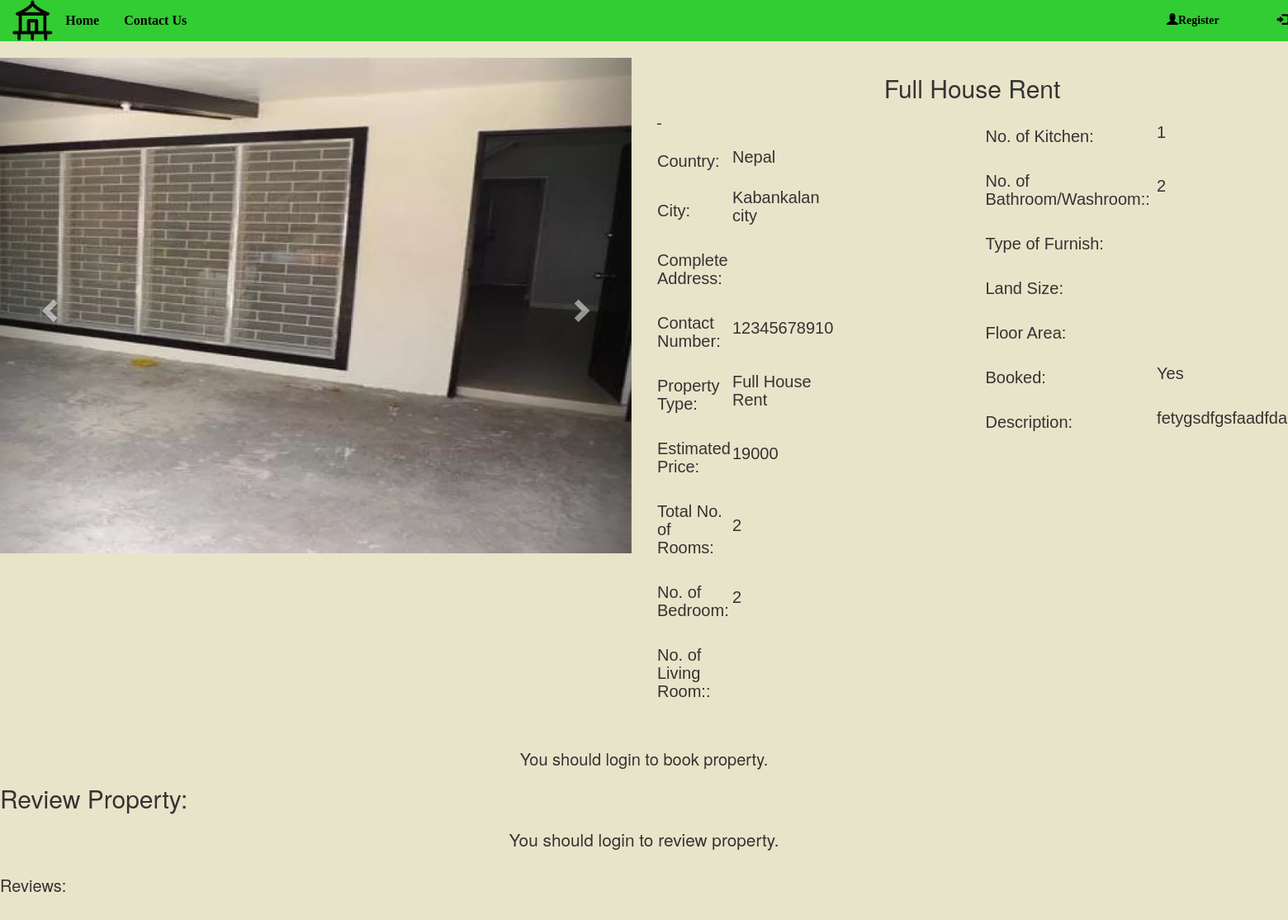
/view-property.php?property_id=126, run on the app's committed database.
### tables this page shows
CREATE TABLE `property_photo` (
  `property_photo_id` int(12) NOT NULL,
  `p_photo` varchar(500) NOT NULL,
  `property_id` int(11) NOT NULL
);

CREATE TABLE `add_property` (
  `property_id` int(10) NOT NULL,
  `country` varchar(50) NOT NULL,
  `province` varchar(50) NOT NULL,
  `zone` varchar(50) NOT NULL,
  `district` varchar(50) NOT NULL,
  `city` varchar(100) NOT NULL,
  `vdc_municipality` varchar(50) NOT NULL,
  `ward_no` int(10) NOT NULL,
  `tole` varchar(100) NOT NULL,
  `contact_no` bigint(10) NOT NULL,
  `property_type` varchar(50) NOT NULL,
  `estimated_price` bigint(10) NOT NULL,
  `total_rooms` int(10) NOT NULL,
  `bedroom` int(10) NOT NULL,
  `living_room` int(10) NOT NULL,
  `kitchen` int(10) NOT NULL,
  `bathroom` int(10) NOT NULL,
  `description` varchar(2000) NOT NULL,
  `latitude` decimal(9,6) NOT NULL,
  `longitude` decimal(9,6) NOT NULL,
  `owner_id` int(10) NOT NULL,
  `booked` varchar(30) NOT NULL
);

### view-property.php (the view, shortened to what this page needs)
<!DOCTYPE html>
<html>
<head>
</head>
<body style="background-color:#e8e4c9;">
<?php
include('navbar.php');
include('booking-engine.php');
?>
<?php
	$property_id=$_GET['property_id'];
    $sql="SELECT * from add_property where property_id='$property_id'";
	$query=mysqli_query($db,$sql);
	if(mysqli_num_rows($query)>0)
{
    while($rows=mysqli_fetch_assoc($query)){
    $sql2="SELECT * FROM property_photo where property_id='$property_id'";
    $query2=mysqli_query($db,$sql2);
    $rowcount=mysqli_num_rows($query2);
?>
<div class="containerviewproperty">
  <div class="row">
    <div class="col-sm-6">
<div id="myCarousel" class="carousel slide" data-ride="carousel">
  <div class="carousel-inner" role="listbox">
  <?php
  for($i=1;$i<=$rowcount;$i++)
  {
      $row=mysqli_fetch_array($query2);
      $photo=$row['p_photo'];
  ?>
  <?php
  if($i==1)
  {
  ?>
  <div class="item active">
      <img class="d-block img-fluid" src="owner/<?php echo $photo ?>" alt="First slide" width="100%" style="max-height: 600px; min-height: 600px;">
    </div>
  <?php
  }
  else
  {
    ?>
    <div class="item">
      <img class="d-block img-fluid" src="owner/<?php echo $photo ?>" alt="First slide" width="100%" style="max-height: 600px; min-height: 600px;">
    </div>
 <?php
   }
  }
  ?>
  </div>
  <a class="left carousel-control" href="#myCarousel" role="button" data-slide="prev">
    <span class="glyphicon glyphicon-chevron-left" aria-hidden="true"></span>
  </a>
  <a class="right carousel-control" href="#myCarousel" role="button" data-slide="next">
    <span class="glyphicon glyphicon-chevron-right" aria-hidden="true"></span>
  </a>
</div>
</div>
<div class="col-sm-6">
  <center><h2><?php echo $rows['property_type'] ?></h2></center>
  <div class="row">
    <div class="col-sm-6">
      <div class="row">
      <div class="col-sm-6">
          <table>
            <tr>
              <td><h3>Country:</h3></td>
              <td><h4><?php echo $rows['country']; ?></h4></td>
            </tr>
            <tr>
              <td><h3>City:</h3></td>
              <td><h4><?php echo $rows['city']; ?></h4></td>
            </tr>
            <tr>
              <td><h3>Complete Address:</h3></td>
              <td><h4><?php echo $rows['address']; ?></h4></td>
            </tr>
            <tr>
              <td><h3>Contact Number:</h3></td>
              <td><h4><?php echo $rows['contact_no']; ?></h4></td>
            </tr>
            <tr>
              <td><h3>Property Type:</h3></td>
              <td><h4><?php echo $rows['property_type']; ?></h4></td>
            </tr>
            <tr>
              <td><h3>Estimated Price:</h3></td>
              <td><h4><?php echo $rows['estimated_price']; ?></h4></td>
            </tr>
            <tr>
              <td><h3>Total No. of Rooms:</h3></td>
              <td><h4><?php echo $rows['total_rooms']; ?></h4></td>
            </tr>
            <tr>
              <td><h3>No. of Bedroom:</h3></td>
              <td><h4><?php echo $rows['bedroom']; ?></h4></td>
            </tr>
            <tr>
              <td><h3>No. of Living Room::</h3></td>
              <td><h4><?php echo $rows['living_rooms']; ?></h4></td>
            </tr>-
          </table>
        </div>
      </div>
    </div>
    <div class="col-sm-6">
      <table>
            <tr>
              <td><h3>No. of Kitchen:</h3></td>
              <td><h4><?php echo $rows['kitchen']; ?></h4></td>
            </tr>
            <tr>
              <td><h3>No. of Bathroom/Washroom::</h3></td>
              <td><h4><?php echo $rows['bathroom']; ?></h4></td>
            </tr>
            <tr>
              <td><h3>Type of Furnish:</h3></td>
              <td><h4><?php echo $rows['furnish']; ?></h4></td>
            </tr>
            <tr>
              <td><h3>Land Size:</h3></td>
              <td><h4><?php echo $rows['landsize']; ?></h4></td>
            </tr>
            <tr>
              <td><h3>Floor Area:</h3></td>
              <td><h4><?php echo $rows['floorarea']; ?></h4></td>
            </tr>
            <tr>
              <td><h3>Booked:</h3></td>
              <td><h4><?php echo $rows['booked']; ?></h4></td>
            </tr>
            <tr>
              <td><h3>Description:</h3></td>
              <td><h4><?php echo $rows['description']; ?></h4></td>
            </tr>
          </table>
    </div>
  </div>
</div>
</div>
<br>
<?php
if(isset($_SESSION["email"]) && !empty($_SESSION['email'])){
?>
<form method="POST">
<div class="row">
  <div class="col-sm-6">
    <?php
    $booked=$rows['booked'];
    if ($booked=='No'){ ?>
      <input type="hidden" name="property_id" value="<?php echo $rows['property_id']; ?>">
    <input type="submit" class="btn btn-lg btn-primary" name="book_property" style="width: 100%" value="Book Property">
  <?php } else if ($booked=='Yes') { ?>
    <input type="submit" class="btn btn-lg btn-primary" style="width: 100%" value="Property Booked" disabled>
  <?php } ?>
  </div>
</form>
<form method="POST" action="chatpage.php">
  <div class="col-sm-6">
    <input type="hidden" name="owner_id" value="<?php echo $rows['owner_id']; ?>">
  </div>
  </form>
</div>
<?php }
else{
  echo "<center><h3>You should login to book property.</h3></center>";
}
 ?>
<?php }} ?>
</div>
<div class="containerviewproperty">
  <h2>Review Property:</h2>
      <div class="well well-sm" id="review">
            <div class="text-right">
<?php
if(isset($_SESSION["email"]) && !empty($_SESSION['email'])){
?>
                <a class="btn btn-success btn-info" href="#reviews-anchor" style="width: 100%" id="open-review-box"><span class="revbtn">Leave a Review</span></a>
            </div>
            <div class="row" id="post-review-box" style="display:none;">
                <div class="col-md-12">
                    <form accept-charset="UTF-8" method="POST">
                      <input name="property_id" type="hidden" value="<?php echo $property_id; ?>">
                        <input id="ratings-hidden" name="rating" type="hidden">
                        <textarea class="form-control animated" cols="50" id="new-review" name="comment" placeholder="Enter your review here..." rows="5"></textarea>
                        <div class="text-right">
                            <div class="stars starrr" data-rating="0"></div>
                            <a class="btn btn-danger btn-sm" href="#" id="close-review-box" style="display:none; margin-right: 10px;">
                            <span class="glyphicon glyphicon-remove"></span>Cancel</a>
                            <button class="btn btn-success btn-lg" type="submit" name="review">Save</button>
                        </div>
                    </form>
                </div>
                </div>
              <?php }
              else{
                echo "<center>You should login to review property.</center>";
              }
              ?>
                </div>
        </div>
<?php
echo '<div class="containerviewproperty">';
    echo '<h3>Reviews:</h3>';
    echo '</div>';
      ?>
<br><br>
</body>
</html>

### css/index.css (style rules this page uses)
body { overflow-x: hidden; }

### view-property.php (style rules this page uses)
.containerviewproperty { font-size: 2.6vh; }
#review { background-color:#e8e4c9; box-shadow: none; border: none; }
h3 { font-size: 20px; }
h4 { font-size: 20px; }
table { font-family: arial, sans-serif; border-collapse: collapse; width: 100%; }
td, th { text-align: left; padding: 1px; }

### data on the page
add_property: property_type "Full House Rent", country "Nepal", city "Kabankalan city", contact_no "12345678910", estimated_price "19000", total_rooms "2", bedroom "2", kitchen "1", bathroom "2", booked "Yes", description "fetygsdfgsfaadfda"
property_photo: p_photo (picture)
